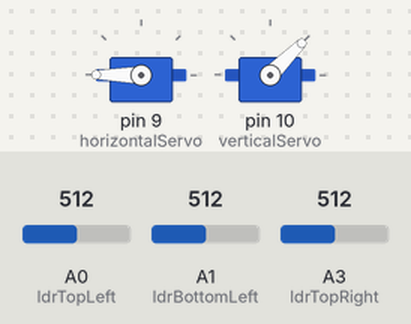
This sketch was run on a simulated Arduino Uno, built with avr-gcc and run on an emulated ATmega328P. Shown: 2 × servo. The test bench sets the inputs (shaded band); at power-on: A0 (ldrTopLeft) = 512, A1 (ldrBottomLeft) = 512, A3 (ldrTopRight) = 512.

Above: at 3.7 s.
3.8 s: A0 (ldrTopLeft) set to 687
5.3 s: A0 (ldrTopLeft) set to 701
At 5.46 s:
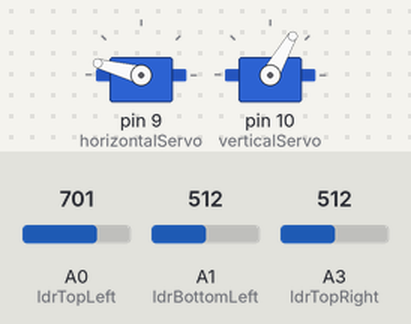
At 7.5 s:
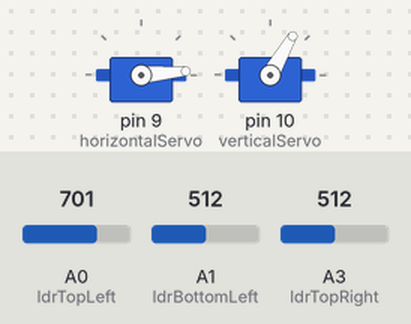
8.3 s: A1 (ldrBottomLeft) set to 866
9.8 s: A1 (ldrBottomLeft) set to 898
At 11.3 s:
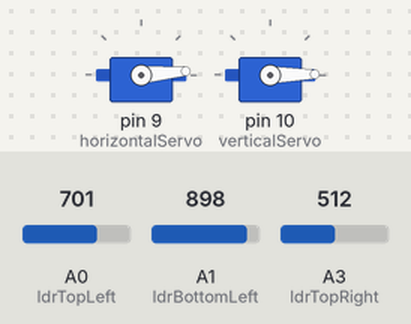
11.9 s: A3 (ldrTopRight) set to 876
13.4 s: A3 (ldrTopRight) set to 902
At 16.3 s:
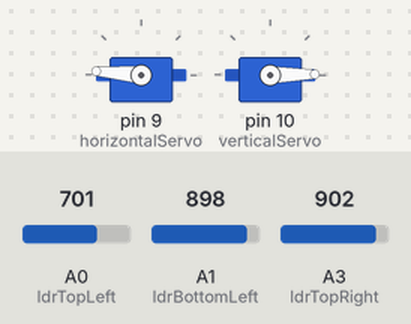
Timing chart, 0 to 17.4 s (numbered marks = the images above; inputs shaded):
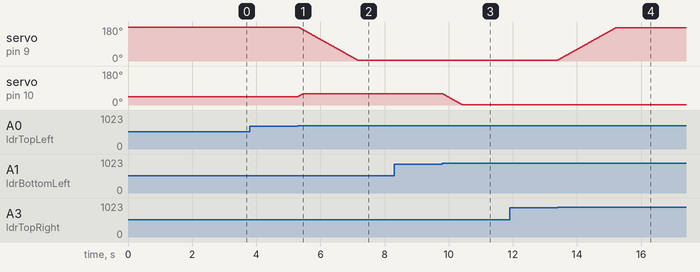

The sketch:

sun_tracking.ino
```cpp
#include <Servo.h>

Servo horizontalServo;
int horizontalAngle = 180;
int horizontalMaxAngle = 175;
int horizontalMinAngle = 5;
// 65 degrees MAX

Servo verticalServo;
int verticalAngle = 45;
int verticalMaxAngle = 60;
int verticalMinAngle = 1;

// LDR pin connections
// name = analogpin;
int ldrTopLeft = A0; // LDR top left - BOTTOM LEFT <--- BDG
int ldrTopRight = A3; // LDR top right - BOTTOM RIGHT
int ldrBottomLeft = A1; // LDR bottom left - TOP LEFT
int ldrBottomRight = A3; // LDR bottom right - TOP RIGHT

void setup() {
  horizontalServo.attach(9);
  verticalServo.attach(10);
  horizontalServo.write(horizontalAngle);
  verticalServo.write(verticalAngle);
  delay(2500);
}

void loop() {
  int lightTopLeft = analogRead(ldrTopLeft); // top left
  int lightTopRight = analogRead(ldrTopRight); // top right
  int lightBottomLeft = analogRead(ldrBottomLeft); // bottom left
  int lightBottomRight = analogRead(ldrBottomRight); // bottom right

  int delayTime = 10;
  int tolerance = 90;
  int avgTop = (lightTopLeft + lightTopRight) / 2; // average value top
  int avgBottom = (lightBottomLeft + lightBottomRight) / 2; // average value bottom
  int avgLeft = (lightTopLeft + lightBottomLeft) / 2; // average value left
  int avgRight = (lightTopRight + lightBottomRight) / 2; // average value right

  int verticalDifference = avgTop - avgBottom; // check the difference of up and down
  int horizontalDifference = avgLeft - avgRight; // check the difference of left and right

  if (-1 * tolerance > verticalDifference || verticalDifference > tolerance) {
    if (avgTop > avgBottom) {
      verticalAngle = ++verticalAngle;
      if (verticalAngle > verticalMaxAngle) {
        verticalAngle = verticalMaxAngle;
      }
    } else if (avgTop < avgBottom) {
      verticalAngle = --verticalAngle;
      if (verticalAngle < verticalMinAngle) {
        verticalAngle = verticalMinAngle;
      }
    }
    verticalServo.write(verticalAngle);
  }

  if (-1 * tolerance > horizontalDifference || horizontalDifference > tolerance) {
    if (avgLeft > avgRight) {
      horizontalAngle = --horizontalAngle;
      if (horizontalAngle < horizontalMinAngle) {
        horizontalAngle = horizontalMinAngle;
      }
    } else if (avgLeft < avgRight) {
      horizontalAngle = ++horizontalAngle;
      if (horizontalAngle > horizontalMaxAngle) {
        horizontalAngle = horizontalMaxAngle;
      }
    } else if (avgLeft == avgRight) {
      delay(5000);
    }
    horizontalServo.write(horizontalAngle);
  }

  delay(delayTime);
}
```

Measured:
- the behaviour switches between 693 and 694 on A0 (ldrTopLeft) (found by bisection; images 0 and 1)
- the behaviour switches between 881 and 882 on A1 (ldrBottomLeft) (found by bisection; images 2 and 3)
- the behaviour switches between 889 and 890 on A3 (ldrTopRight) (found by bisection; images 3 and 4)
- after the input at 3.8 s, every drawn part: stays the same
- after the input at 5.3 s, servo on pin 9 (horizontalServo): moves from 180° to 5° over 1.8 s, starting at once; servo on pin 10 (verticalServo): 45° → 60° at once
- after the input at 8.3 s, every drawn part: stays the same
- after the input at 9.8 s, servo on pin 10 (verticalServo): moves from 60° to 1° over 0.61 s, starting at once
- after the input at 11.9 s, every drawn part: stays the same
- after the input at 13.4 s, servo on pin 9 (horizontalServo): moves from 5° to 175° over 1.8 s, starting at once
